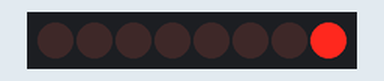
Bench run of a sketch on a simulated Arduino Uno, built with avr-gcc and run on an emulated ATmega328P. Shown: 8 shift-register outputs drawn as a row of LEDs (first output left, lit = HIGH). Wiring (inferred from the names in the program): shift register (74HC595): data pin 3; shift clock pin 5; latch pin 4. Wiring (inferred from the signals the program sends): row of LEDs: on Q0, Q1, Q2, Q3, Q4, Q5, Q6, Q7.

Above: at 0.35 s.
At 1.36 s:
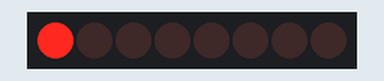
At 3.72 s:
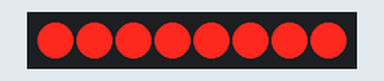
Timing chart, 0 to 4.7 s (numbered marks = the images above):
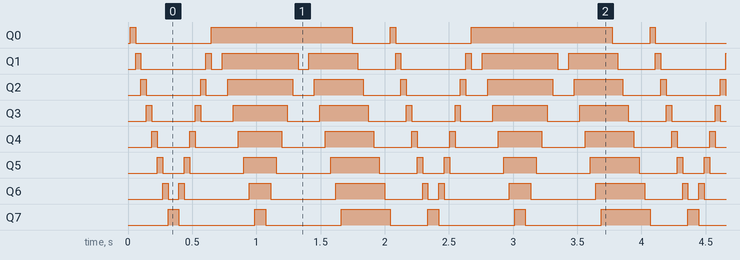

The sketch:

simple_shift_out.ino
```cpp
// Master reset is pulled high and output enable is low

#define clk 5
#define data 3
#define latch 4

byte boardPattern;

void setup() {
  // put your setup code here, to run once:
  pinMode(clk, OUTPUT);
  pinMode(data, OUTPUT);
  pinMode(latch, OUTPUT);
  digitalWrite(clk, LOW);
  digitalWrite(data, LOW);
  digitalWrite(latch, LOW);
}

void loop() {

  boardPattern = 1;
  // Make single point fly to the left
  for(int i=0; i<8; i++){
    shiftOut(boardPattern);
    boardPattern = boardPattern<<1;
    delay(25);
  }
  // Make single pint fly to the right
  boardPattern = 128;
  for(int i=0; i<8; i++){
    shiftOut(boardPattern);
    boardPattern = boardPattern>>1;
    delay(25);
  }
  // Fill bar
  boardPattern = 1;
  for(int i=0; i<8; i++){
    shiftOut(boardPattern);
    boardPattern = boardPattern*2+1;
    delay(25);
  }
  // Empty bar
  for(int i=0; i<8; i++){
    shiftOut(boardPattern);
    boardPattern = boardPattern>>1;
    delay(25);
  }
  // Fill bar
  boardPattern = 1;
  for(int i=0; i<8; i++){
    shiftOut(boardPattern);
    boardPattern = boardPattern*2+1;
    delay(25);
  }
  // Reverse empty
  for(int i=0; i<8; i++){
    shiftOut(boardPattern);
    boardPattern = boardPattern<<1;
    delay(25);
  }
}

void shiftOut(byte pattern){
  // Byte with pattern: 10000000.
  // Will select the left most byte when anded with the pattern.
  // selectByte is then shifted one to the left and the process repeaten.
  byte selectByte = 128;

  for(int i=0; i<8; i++){
    // And select byte and pattern to see if current bit
    // is high or low.
    if((selectByte&pattern) != 0){
      // Toggle data line high if bit is high.
      digitalWrite(data, HIGH);
    } else {
      // Toggle data line low if not.
      digitalWrite(data, LOW);
    }
    // Clock the bit
    digitalWrite(clk, HIGH);
    delay(1);
    digitalWrite(clk, LOW);
    delay(1);
    // Shift the select byte one to the left
    // Rememeber shift regs are MSB first.
    selectByte = selectByte>>1;
  }

  // Pull latch high one all bits has been shifed,
  digitalWrite(latch, HIGH);
  delay(1);
  digitalWrite(latch, LOW);
}
```

Measured:
- by itself, Q0: repeats every 2.0 s: LOW 0.59 s, HIGH 1.1 s, LOW 0.30 s, HIGH 0.04 s
- by itself, Q1: repeats every 2.0 s: LOW 0.51 s, HIGH 0.04 s, LOW 0.08 s, HIGH 0.59 s, LOW 0.08 s, HIGH 0.38 s, LOW 0.30 s, HIGH 0.04 s
- by itself, Q2: repeats every 2.0 s: LOW 0.42 s, HIGH 0.04 s, LOW 0.17 s, HIGH 0.51 s, LOW 0.17 s, HIGH 0.38 s, LOW 0.30 s, HIGH 0.04 s
- by itself, Q3: repeats every 2.0 s: LOW 0.34 s, HIGH 0.04 s, LOW 0.25 s, HIGH 0.42 s, LOW 0.25 s, HIGH 0.38 s, LOW 0.30 s, HIGH 0.04 s
- by itself, Q4: repeats every 2.0 s: LOW 0.25 s, HIGH 0.04 s, LOW 0.34 s, HIGH 0.34 s, LOW 0.34 s, HIGH 0.38 s, LOW 0.30 s, HIGH 0.04 s
- by itself, Q5: repeats every 2.0 s: LOW 0.17 s, HIGH 0.04 s, LOW 0.42 s, HIGH 0.25 s, LOW 0.42 s, HIGH 0.38 s, LOW 0.30 s, HIGH 0.04 s
- by itself, Q6: repeats every 2.0 s: LOW 0.08 s, HIGH 0.04 s, LOW 0.51 s, HIGH 0.17 s, LOW 0.51 s, HIGH 0.38 s, LOW 0.30 s, HIGH 0.04 s
- by itself, Q7: repeats every 2.0 s: LOW 0.59 s, HIGH 0.08 s, LOW 0.59 s, HIGH 0.38 s, LOW 0.30 s, HIGH 0.08 s
